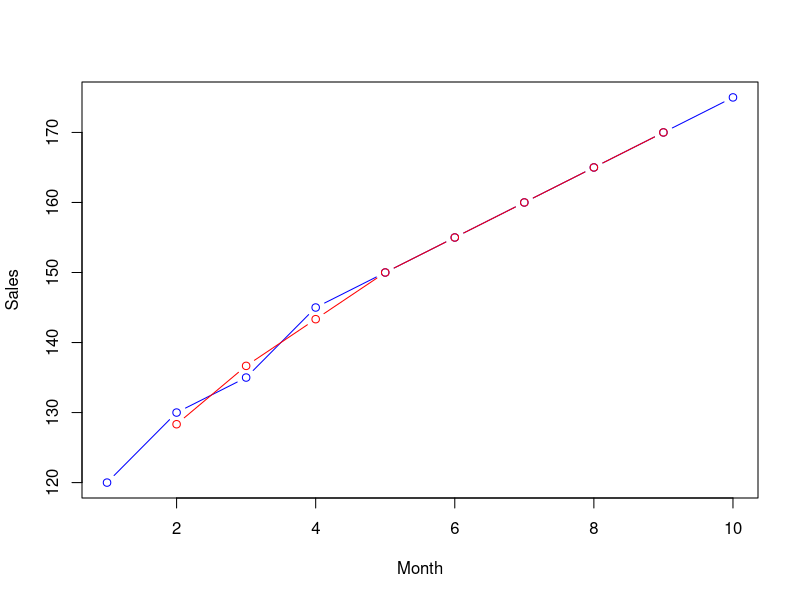

Write R code to recreate this figure.
# Step 1: Load data
# 'sales_data' represents sales over 10 time periods (months).
sales_data <- c(120, 130, 135, 145, 150, 155, 160, 165, 170, 175)

# Step 2: Load the 'stats' package to use the filter function
# The 'filter()' function is part of the 'stats' package in base R.
library(stats)

# Step 3: Define a moving average function
# This function calculates a centered moving average of the data 'x' over a window size of 'n' (default is 3).
# 'sides = 2' ensures the moving average is centered.
moving_avg <- function(x, n = 3) {
  filter(x, rep(1 / n, n), sides = 2)
}

# Step 4: Apply the moving average function to smooth the sales data
# 'smoothed_sales' is the result of applying a 3-point moving average on 'sales_data'.
smoothed_sales <- moving_avg(sales_data)

# Step 5: Plot original sales data (blue) and smoothed sales data (red)
# 'type = "b"' plots both points and lines.
# 'col = "blue"' specifies the color for the original sales data.
plot(sales_data, type = "b", col = "blue", xlab = "Month", ylab = "Sales")

# Add the smoothed sales data (red line) to the existing plot
# 'lines()' adds a line for the smoothed data, with 'type = "b"' showing both points and lines.
lines(smoothed_sales, col = "red", type = "b")
